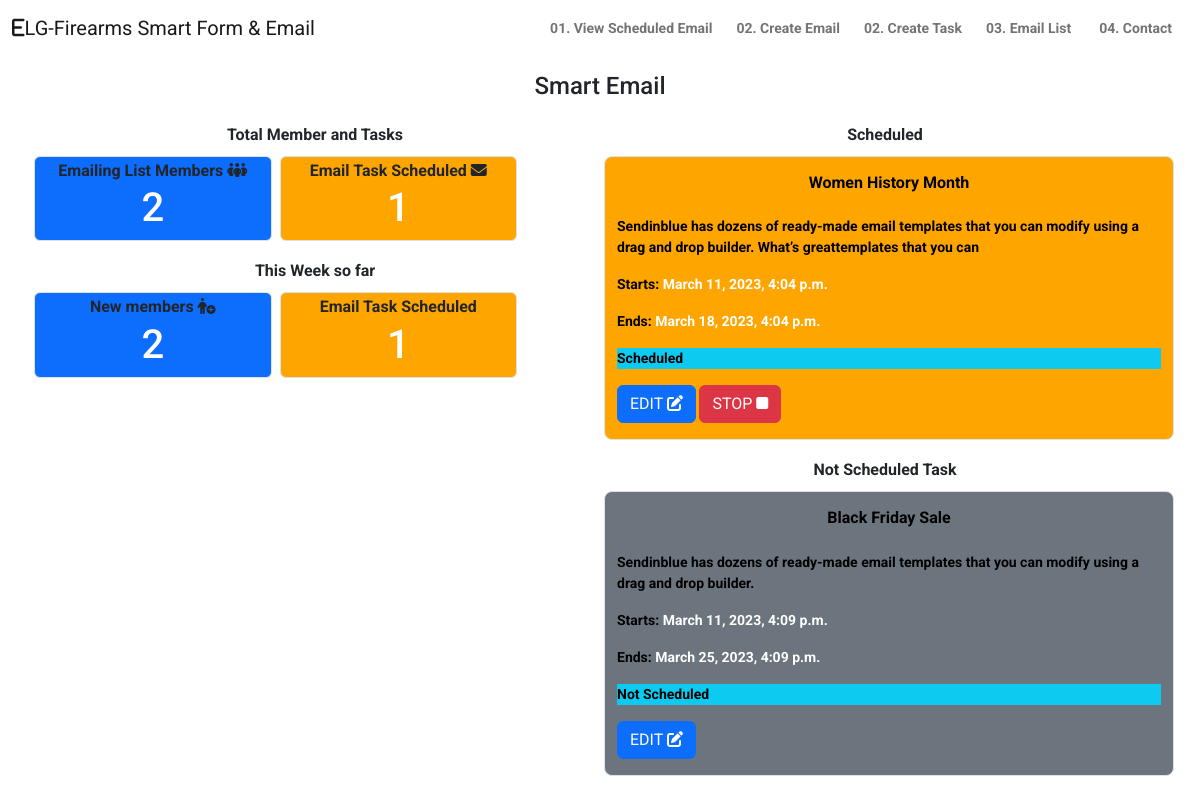
Page /master/ on the earlier database version.
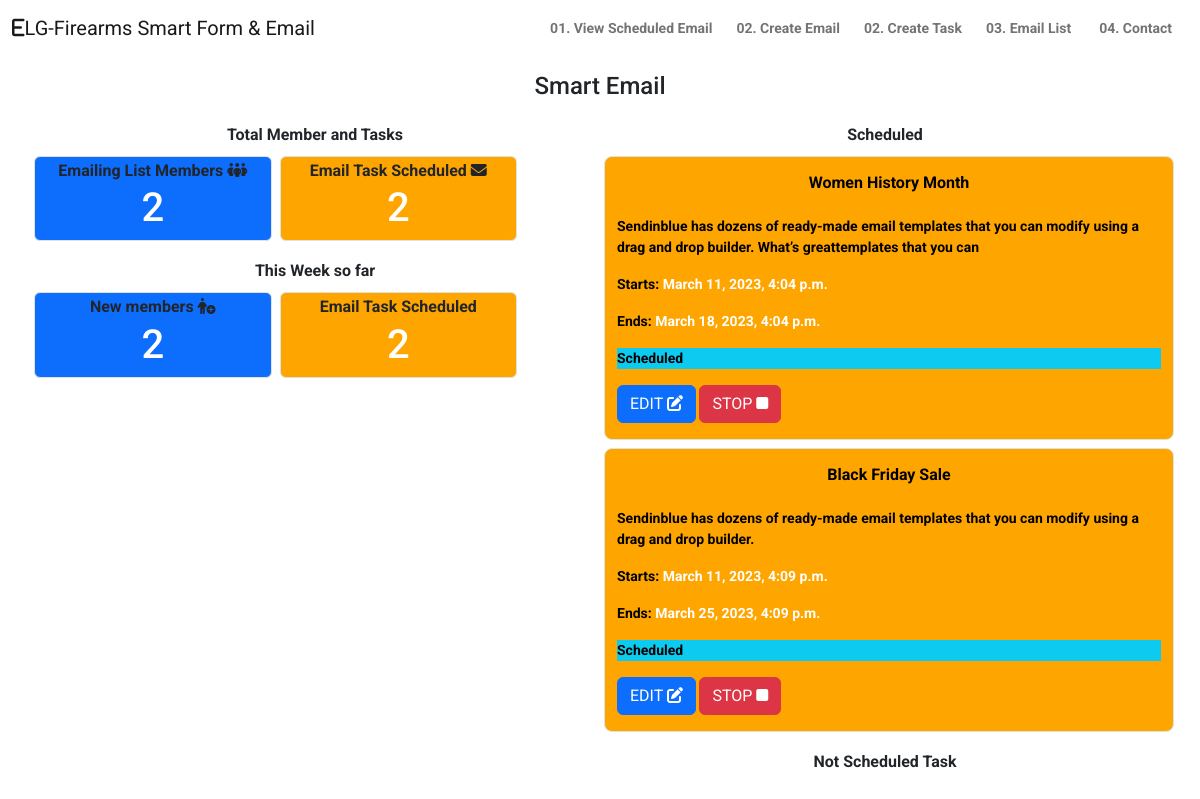
Same page on the later database version.
### smart_emailApp/models.py (models this page shows)
class EmailTask(models.Model):
    task_type = (
        ('Once', 'Once'),
        ('Daily', 'Daily'),
        ('Weekly', 'Weekly'),
        ('Monthly', 'Monthly'),
    )
    task_status = (
        ('Scheduled', 'Scheduled'),
        ('Not Scheduled', 'Not Scheduled'),
        ('Expired', 'Expired'),
    )
    priority_level = (
        ('Low', 'Low'),
        ('Medium', 'Medium'),
        ('High', 'High'),
    )
    task_name = models.CharField(max_length=200)
    task_occurence = models.CharField(max_length=50, choices=task_type, null=True, blank=True)
    task_description = models.TextField(max_length=200)
    recipients = models.CharField(max_length=1000)
    sender = models.EmailField()
    emailToSend = models.ForeignKey(Emails, on_delete=models.CASCADE, null=True, blank=True)
    created_at = models.DateTimeField(auto_now_add=True)
    date_from = models.DateTimeField()
    date_to_sending = models.DateTimeField()
    status = models.CharField(max_length=50, choices=task_status, null=True, blank=True)
    priority = models.CharField(max_length=50, choices=priority_level, null=True, blank=True)
    error_message = models.TextField(null=True, blank=True)
    def __str__(self):
        return f'{self.task_name} || {self.task_occurence} || {self.status}'

### smart_emailApp/views.py (the view)
# urls.py: path('', views.home_view, name='master_home'),
def home_view(request):
    members_count = User.objects.count()
    today = datetime.today()
    thirty_days_ago = today - timedelta(days=7)
    last7days = User.objects.filter(created_at__gte=thirty_days_ago).count()
    numberOf_scheduled_tasks = EmailTask.objects.filter(status="Scheduled").count()
    only_scheduled_tasks = EmailTask.objects.filter(status="Scheduled")
    from django.db.models import Q
    not_scheduled_tasks = EmailTask.objects.filter(Q(status='Not Scheduled') | Q(status='Expired'))
    print(not_scheduled_tasks)
    context = {
        "members_count": members_count,
        "last7days":last7days,
        "numberOf_scheduled_tasks":numberOf_scheduled_tasks,
        'only_scheduled_tasks':only_scheduled_tasks,
        'not_scheduled_tasks':not_scheduled_tasks
    }
    return render(request, "smartemail/master_home.html", context)

### templates/smartemail/master_home.html (shortened to what the changed rows need)
{% extends "nav.html" %}
{% load static %}
{% block navbar %}
    <div class="container ">
        <div class="row">
            <div class="col-6">
                <div class="row mb-2">
                    <div class="col-5 bg-primary m-1 border  rounded-2">
                        <h1 class="text-white text-center">{{ members_count }}</h1>
                    </div>
                    <div class="col-5 bg-orange m-1 border  rounded-2">
                        <h6 class="text-center m-1 fw-bold"> Email Task Scheduled <i class="fa-solid fa-envelope"></i> </h6>
                        <h1 class="text-white text-center">{{ numberOf_scheduled_tasks }}</h1>
                    </div>
                </div>
                <div class="row mt-3">
                    <div class="col-5 bg-primary m-1 border  rounded-2">
                        <h1 class="text-white text-center">{{ last7days }}</h1>
                    </div>
                    <div class="col-5 bg-orange m-1 border  rounded-2">
                        <h6 class="text-center m-1 fw-bold"> Email Task Scheduled</h6>
                        <h1 class="text-white text-center">{{ numberOf_scheduled_tasks }}</h1>
                    </div>
                </div>
            </div>
            <div class="col-6">
                <div class="row mb-3">
                    {% for task in only_scheduled_tasks %}
                        <div class="col-12 bg-orange m-1 border rounded-3  text-black">
                            <h6 class="text-center fw-bolder p-3"> {{ task.task_name}} </h6>
                            <p class="fw-bold">
                                {{ task.task_description }}
                            </p>
                            <p class="fw-bold"> Starts:<span class="text-white">  {{ task.date_from }}</span> </p>
                            <p  class="fw-bold"> Ends:<span class="text-white">   {{ task.date_to_sending }}</span> </p>
                            <p class="fw-bold bg-info">{{ task.status }}</p>
                            <a class="btn btn-primary mb-3" href="{% url 'edit_task' task.id  %}"> EDIT  <i class="fa-solid fa-pen-to-square"></i></a>
                            <form method="POST" action="{% url 'stop_task' task.id %}" class="d-inline">
                                <button class="btn btn-danger mb-3" type="submit"href="{% url 'stop_task' task.id %}"> STOP <i class="fa-solid fa-stop"></i></button>
                            </form>
                        </div>
                    {% endfor %}
                </div>
                <div class="row mt-3">
                    {% for task in not_scheduled_tasks %}
                        <div class="col-12 bg-secondary m-1 border rounded-3 text-black ">
                            <h6 class="text-center fw-bolder p-3"> {{ task.task_name}} </h6>
                            <p class="fw-bold">
                                {{ task.task_description }}
                            </p>
                            <p class="fw-bold"> Starts:<span class="text-white">  {{ task.date_from }}</span> </p>
                            <p  class="fw-bold"> Ends:<span class="text-white">   {{ task.date_to_sending }}</span> </p>
                            <p class="fw-bold bg-info">{{ task.status }}</p>
                            <a class="btn btn-primary mb-3" href="{% url 'edit_task' task.id  %}"> EDIT  <i class="fa-solid fa-pen-to-square"></i></a>
                        </div>
                    {% endfor %}
                </div>
            </div>
        </div>
    </div>
{% endblock %}

Differences in the rows shown:
changed EmailTask "Black Friday Sale": moves from the list under "Not Scheduled Task" to the list under "Scheduled"
Other differences:
{{ numberOf_scheduled_tasks }}: "1" → "2"
